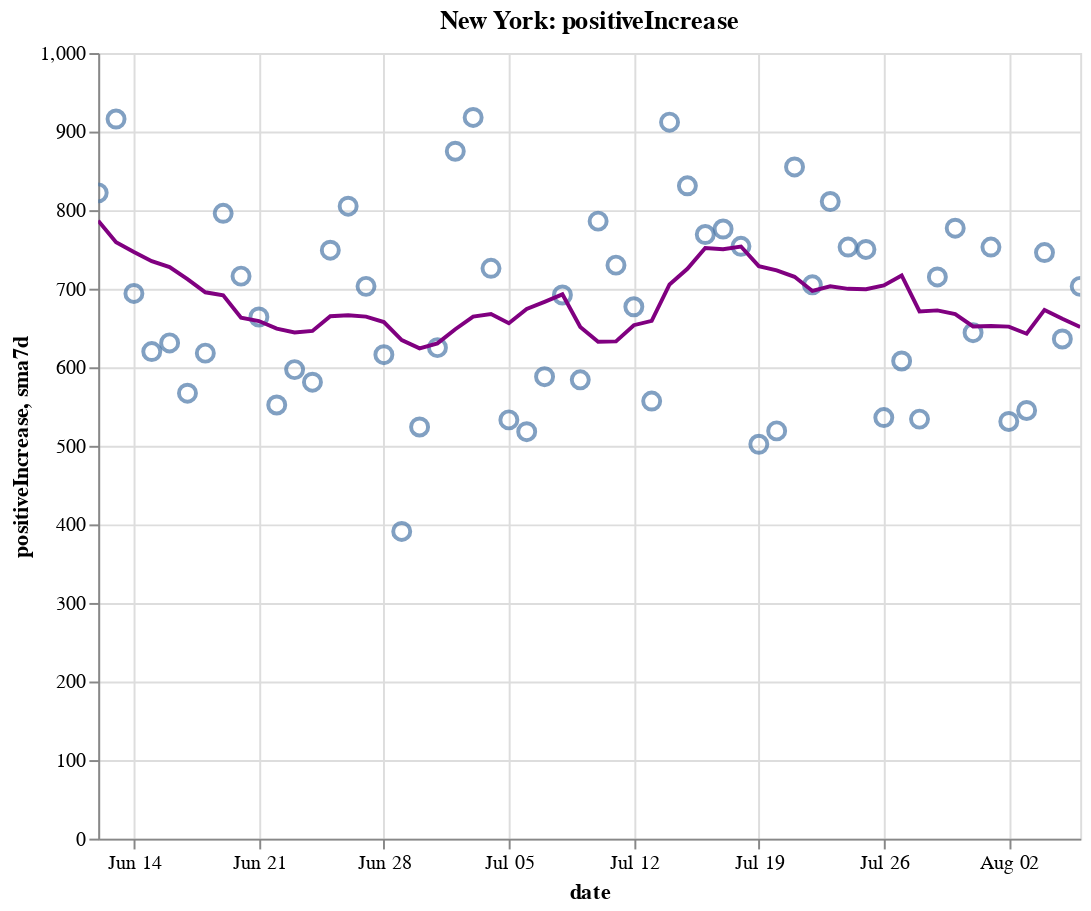

The notebook cell saved with this chart:
### Code cell
create_plot(ny, 'positiveIncrease')

### Figure 1 — Vega-Lite specification as saved in the notebook (floating-point values rounded to 4 significant figures)
{"config": {"view": {"continuousWidth": 400, "continuousHeight": 300}}, "layer": [{"layer": [{"mark": {"type": "point", "size": 75}, "encoding": {"tooltip": [{"type": "temporal", "field": "date"}, {"type": "quantitative", "field": "positiveIncrease"}, {"type": "quantitative", "field": "sma7d"}], "x": {"type": "temporal", "field": "date"}, "y": {"type": "quantitative", "field": "positiveIncrease"}}, "selection": {"selector008": {"type": "interval", "bind": "scales", "encodings": ["x", "y"]}}}, {"mark": {"type": "line", "color": "purple"}, "encoding": {"x": {"type": "temporal", "field": "date"}, "y": {"type": "quantitative", "field": "sma7d"}}}]}, {"mark": {"type": "rule", "color": "#aaa"}, "encoding": {"x": {"type": "temporal", "field": "date"}}, "transform": [{"filter": {"selection": "selector007"}}]}, {"mark": "circle", "encoding": {"opacity": {"condition": {"value": 1, "selection": "selector007"}, "value": 0}, "tooltip": [{"type": "temporal", "field": "date"}, {"type": "quantitative", "field": "positiveIncrease"}, {"type": "quantitative", "field": "sma7d"}], "x": {"type": "temporal", "field": "date"}, "y": {"type": "quantitative", "field": "positiveIncrease"}}, "selection": {"selector007": {"type": "single", "encodings": ["x"], "on": "mouseover", "nearest": true, "empty": "none"}}}, {"mark": {"type": "text", "align": "left", "dx": 5, "dy": -5, "stroke": "white", "strokeWidth": 2}, "encoding": {"text": {"type": "quantitative", "field": "positiveIncrease"}, "tooltip": [{"type": "temporal", "field": "date"}, {"type": "quantitative", "field": "positiveIncrease"}, {"type": "quantitative", "field": "sma7d"}], "x": {"type": "temporal", "field": "date"}, "y": {"type": "quantitative", "field": "positiveIncrease"}}, "transform": [{"filter": {"selection": "selector007"}}]}, {"mark": {"type": "text", "align": "left", "dx": 5, "dy": -5}, "encoding": {"text": {"type": "quantitative", "field": "positiveIncrease"}, "tooltip": [{"type": "temporal", "field": "date"}, {"type": "quantitative", "field": "positiveIncrease"}, {"type": "quantitative", "field": "sma7d"}], "x": {"type": "temporal", "field": "date"}, "y": {"type": "quantitative", "field": "positiveIncrease"}}, "transform": [{"filter": {"selection": "selector007"}}]}], "data": {"name": "data-856bbd1c3ee759464fcbfa39eb2f1e43"}, "height": 400, "title": "New York: positiveIncrease", "width": 500, "$schema": "https://vega.github.io/schema/vega-lite/v4.8.1.json", "datasets": {"data-856bbd1c3ee759464fcbfa39eb2f1e43": [{"date": "2020-06-12T00:00:00", "totalTestResultsIncrease": 72400.0, "positiveIncrease": 822.0, "death": 24500.0, "deathIncrease": 53.0, "positiveRate": 0.011, "state": "New York", "sma7d": 786.6}, {"date": "2020-06-13T00:00:00", "totalTestResultsIncrease": 70840.0, "positiveIncrease": 916.0, "death": 24530.0, "deathIncrease": 32.0, "positiveRate": 0.013, "state": "New York", "sma7d": 759.1}, {"date": "2020-06-14T00:00:00", "totalTestResultsIncrease": 62360.0, "positiveIncrease": 694.0, "death": 24550.0, "deathIncrease": 24.0, "positiveRate": 0.011, "state": "New York", "sma7d": 746.7}, {"date": "2020-06-15T00:00:00", "totalTestResultsIncrease": 56610.0, "positiveIncrease": 620.0, "death": 24580.0, "deathIncrease": 28.0, "positiveRate": 0.011, "state": "New York", "sma7d": 735.0}, {"date": "2020-06-16T00:00:00", "totalTestResultsIncrease": 60570.0, "positiveIncrease": 631.0, "death": 24610.0, "deathIncrease": 29.0, "positiveRate": 0.01, "state": "New York", "sma7d": 727.6}, {"date": "2020-06-17T00:00:00", "totalTestResultsIncrease": 59340.0, "positiveIncrease": 567.0, "death": 24630.0, "deathIncrease": 21.0, "positiveRate": 0.01, "state": "New York", "sma7d": 712.3}, {"date": "2020-06-18T00:00:00", "totalTestResultsIncrease": 68540.0, "positiveIncrease": 618.0, "death": 24660.0, "deathIncrease": 32.0, "positiveRate": 0.009, "state": "New York", "sma7d": 695.4}, {"date": "2020-06-19T00:00:00", "totalTestResultsIncrease": 79300.0, "positiveIncrease": 796.0, "death": 24690.0, "deathIncrease": 25.0, "positiveRate": 0.01, "state": "New York", "sma7d": 691.7}, {"date": "2020-06-20T00:00:00", "totalTestResultsIncrease": 68830.0, "positiveIncrease": 716.0, "death": 24710.0, "deathIncrease": 24.0, "positiveRate": 0.01, "state": "New York", "sma7d": 663.1}, {"date": "2020-06-21T00:00:00", "totalTestResultsIncrease": 67530.0, "positiveIncrease": 664.0, "death": 24720.0, "deathIncrease": 15.0, "positiveRate": 0.01, "state": "New York", "sma7d": 658.9}, {"date": "2020-06-22T00:00:00", "totalTestResultsIncrease": 56780.0, "positiveIncrease": 552.0, "death": 24740.0, "deathIncrease": 14.0, "positiveRate": 0.01, "state": "New York", "sma7d": 649.1}, {"date": "2020-06-23T00:00:00", "totalTestResultsIncrease": 48710.0, "positiveIncrease": 597.0, "death": 24770.0, "deathIncrease": 27.0, "positiveRate": 0.012, "state": "New York", "sma7d": 644.3}, {"date": "2020-06-24T00:00:00", "totalTestResultsIncrease": 51140.0, "positiveIncrease": 581.0, "death": 24780.0, "deathIncrease": 16.0, "positiveRate": 0.011, "state": "New York", "sma7d": 646.3}, {"date": "2020-06-25T00:00:00", "totalTestResultsIncrease": 67640.0, "positiveIncrease": 749.0, "death": 24800.0, "deathIncrease": 18.0, "positiveRate": 0.011, "state": "New York", "sma7d": 665.0}, {"date": "2020-06-26T00:00:00", "totalTestResultsIncrease": 61720.0, "positiveIncrease": 805.0, "death": 24810.0, "deathIncrease": 14.0, "positiveRate": 0.013, "state": "New York", "sma7d": 666.3}, {"date": "2020-06-27T00:00:00", "totalTestResultsIncrease": 73260.0, "positiveIncrease": 703.0, "death": 24830.0, "deathIncrease": 16.0, "positiveRate": 0.01, "state": "New York", "sma7d": 664.4}, {"date": "2020-06-28T00:00:00", "totalTestResultsIncrease": 61910.0, "positiveIncrease": 616.0, "death": 24840.0, "deathIncrease": 5.0, "positiveRate": 0.01, "state": "New York", "sma7d": 657.6}, {"date": "2020-06-29T00:00:00", "totalTestResultsIncrease": 46430.0, "positiveIncrease": 391.0, "death": 24840.0, "deathIncrease": 7.0, "positiveRate": 0.008, "state": "New York", "sma7d": 634.6}, {"date": "2020-06-30T00:00:00", "totalTestResultsIncrease": 52020.0, "positiveIncrease": 524.0, "death": 24860.0, "deathIncrease": 13.0, "positiveRate": 0.01, "state": "New York", "sma7d": 624.1}, {"date": "2020-07-01T00:00:00", "totalTestResultsIncrease": 56710.0, "positiveIncrease": 625.0, "death": 24870.0, "deathIncrease": 11.0, "positiveRate": 0.011, "state": "New York", "sma7d": 630.4}, {"date": "2020-07-02T00:00:00", "totalTestResultsIncrease": 69940.0, "positiveIncrease": 875.0, "death": 24880.0, "deathIncrease": 11.0, "positiveRate": 0.013, "state": "New York", "sma7d": 648.4}, {"date": "2020-07-03T00:00:00", "totalTestResultsIncrease": 66390.0, "positiveIncrease": 918.0, "death": 24880.0, "deathIncrease": 8.0, "positiveRate": 0.014, "state": "New York", "sma7d": 664.6}, {"date": "2020-07-04T00:00:00", "totalTestResultsIncrease": 62400.0, "positiveIncrease": 726.0, "death": 24900.0, "deathIncrease": 11.0, "positiveRate": 0.012, "state": "New York", "sma7d": 667.9}, {"date": "2020-07-05T00:00:00", "totalTestResultsIncrease": 63420.0, "positiveIncrease": 533.0, "death": 24900.0, "deathIncrease": 8.0, "positiveRate": 0.008, "state": "New York", "sma7d": 656.0}, {"date": "2020-07-06T00:00:00", "totalTestResultsIncrease": 54330.0, "positiveIncrease": 518.0, "death": 24910.0, "deathIncrease": 9.0, "positiveRate": 0.01, "state": "New York", "sma7d": 674.1}, {"date": "2020-07-07T00:00:00", "totalTestResultsIncrease": 56740.0, "positiveIncrease": 588.0, "death": 24920.0, "deathIncrease": 11.0, "positiveRate": 0.01, "state": "New York", "sma7d": 683.3}, {"date": "2020-07-08T00:00:00", "totalTestResultsIncrease": 57580.0, "positiveIncrease": 692.0, "death": 24940.0, "deathIncrease": 20.0, "positiveRate": 0.012, "state": "New York", "sma7d": 692.9}, {"date": "2020-07-09T00:00:00", "totalTestResultsIncrease": 65560.0, "positiveIncrease": 584.0, "death": 24960.0, "deathIncrease": 15.0, "positiveRate": 0.009, "state": "New York", "sma7d": 651.3}, {"date": "2020-07-10T00:00:00", "totalTestResultsIncrease": 73560.0, "positiveIncrease": 786.0, "death": 24970.0, "deathIncrease": 9.0, "positiveRate": 0.011, "state": "New York", "sma7d": 632.4}, {"date": "2020-07-11T00:00:00", "totalTestResultsIncrease": 69200.0, "positiveIncrease": 730.0, "death": 24970.0, "deathIncrease": 6.0, "positiveRate": 0.011, "state": "New York", "sma7d": 633.0}, {"date": "2020-07-12T00:00:00", "totalTestResultsIncrease": 62420.0, "positiveIncrease": 677.0, "death": 24980.0, "deathIncrease": 5.0, "positiveRate": 0.011, "state": "New York", "sma7d": 653.6}, {"date": "2020-07-13T00:00:00", "totalTestResultsIncrease": 51690.0, "positiveIncrease": 557.0, "death": 24990.0, "deathIncrease": 10.0, "positiveRate": 0.011, "state": "New York", "sma7d": 659.1}, {"date": "2020-07-14T00:00:00", "totalTestResultsIncrease": 60040.0, "positiveIncrease": 912.0, "death": 24990.0, "deathIncrease": 5.0, "positiveRate": 0.015, "state": "New York", "sma7d": 705.4}, {"date": "2020-07-15T00:00:00", "totalTestResultsIncrease": 63600.0, "positiveIncrease": 831.0, "death": 25000.0, "deathIncrease": 9.0, "positiveRate": 0.013, "state": "New York", "sma7d": 725.3}, {"date": "2020-07-16T00:00:00", "totalTestResultsIncrease": 72680.0, "positiveIncrease": 769.0, "death": 25010.0, "deathIncrease": 11.0, "positiveRate": 0.011, "state": "New York", "sma7d": 751.7}, {"date": "2020-07-17T00:00:00", "totalTestResultsIncrease": 78240.0, "positiveIncrease": 776.0, "death": 25020.0, "deathIncrease": 10.0, "positiveRate": 0.01, "state": "New York", "sma7d": 750.3}, {"date": "2020-07-18T00:00:00", "totalTestResultsIncrease": 69820.0, "positiveIncrease": 754.0, "death": 25040.0, "deathIncrease": 11.0, "positiveRate": 0.011, "state": "New York", "sma7d": 753.7}, {"date": "2020-07-19T00:00:00", "totalTestResultsIncrease": 46200.0, "positiveIncrease": 502.0, "death": 25050.0, "deathIncrease": 13.0, "positiveRate": 0.011, "state": "New York", "sma7d": 728.7}, {"date": "2020-07-20T00:00:00", "totalTestResultsIncrease": 49340.0, "positiveIncrease": 519.0, "death": 25060.0, "deathIncrease": 8.0, "positiveRate": 0.011, "state": "New York", "sma7d": 723.3}, {"date": "2020-07-21T00:00:00", "totalTestResultsIncrease": 66170.0, "positiveIncrease": 855.0, "death": 25060.0, "deathIncrease": 2.0, "positiveRate": 0.013, "state": "New York", "sma7d": 715.1}, {"date": "2020-07-22T00:00:00", "totalTestResultsIncrease": 67660.0, "positiveIncrease": 705.0, "death": 25070.0, "deathIncrease": 10.0, "positiveRate": 0.01, "state": "New York", "sma7d": 697.1}, {"date": "2020-07-23T00:00:00", "totalTestResultsIncrease": 69700.0, "positiveIncrease": 811.0, "death": 25080.0, "deathIncrease": 13.0, "positiveRate": 0.012, "state": "New York", "sma7d": 703.1}, {"date": "2020-07-24T00:00:00", "totalTestResultsIncrease": 76510.0, "positiveIncrease": 753.0, "death": 25090.0, "deathIncrease": 9.0, "positiveRate": 0.01, "state": "New York", "sma7d": 699.9}, {"date": "2020-07-25T00:00:00", "totalTestResultsIncrease": 71470.0, "positiveIncrease": 750.0, "death": 25100.0, "deathIncrease": 13.0, "positiveRate": 0.01, "state": "New York", "sma7d": 699.3}, {"date": "2020-07-26T00:00:00", "totalTestResultsIncrease": 53570.0, "positiveIncrease": 536.0, "death": 25110.0, "deathIncrease": 3.0, "positiveRate": 0.01, "state": "New York", "sma7d": 704.1}, {"date": "2020-07-27T00:00:00", "totalTestResultsIncrease": 57270.0, "positiveIncrease": 608.0, "death": 25120.0, "deathIncrease": 11.0, "positiveRate": 0.011, "state": "New York", "sma7d": 716.9}, {"date": "2020-07-28T00:00:00", "totalTestResultsIncrease": 57400.0, "positiveIncrease": 534.0, "death": 25130.0, "deathIncrease": 9.0, "positiveRate": 0.009, "state": "New York", "sma7d": 671.0}, {"date": "2020-07-29T00:00:00", "totalTestResultsIncrease": 62280.0, "positiveIncrease": 715.0, "death": 25130.0, "deathIncrease": 6.0, "positiveRate": 0.011, "state": "New York", "sma7d": 672.4}, {"date": "2020-07-30T00:00:00", "totalTestResultsIncrease": 73550.0, "positiveIncrease": 777.0, "death": 25140.0, "deathIncrease": 13.0, "positiveRate": 0.011, "state": "New York", "sma7d": 667.6}, {"date": "2020-07-31T00:00:00", "totalTestResultsIncrease": 68870.0, "positiveIncrease": 644.0, "death": 25150.0, "deathIncrease": 5.0, "positiveRate": 0.009, "state": "New York", "sma7d": 652.0}, {"date": "2020-08-01T00:00:00", "totalTestResultsIncrease": 82740.0, "positiveIncrease": 753.0, "death": 25160.0, "deathIncrease": 14.0, "positiveRate": 0.009, "state": "New York", "sma7d": 652.4}, {"date": "2020-08-02T00:00:00", "totalTestResultsIncrease": 58960.0, "positiveIncrease": 531.0, "death": 25170.0, "deathIncrease": 6.0, "positiveRate": 0.009, "state": "New York", "sma7d": 651.7}, {"date": "2020-08-03T00:00:00", "totalTestResultsIncrease": 51840.0, "positiveIncrease": 545.0, "death": 25170.0, "deathIncrease": 2.0, "positiveRate": 0.011, "state": "New York", "sma7d": 642.7}, {"date": "2020-08-04T00:00:00", "totalTestResultsIncrease": 70990.0, "positiveIncrease": 746.0, "death": 25180.0, "deathIncrease": 3.0, "positiveRate": 0.011, "state": "New York", "sma7d": 673.0}, {"date": "2020-08-05T00:00:00", "totalTestResultsIncrease": 72670.0, "positiveIncrease": 636.0, "death": 25180.0, "deathIncrease": 4.0, "positiveRate": 0.009, "state": "New York", "sma7d": 661.7}, {"date": "2020-08-06T00:00:00", "totalTestResultsIncrease": 72370.0, "positiveIncrease": 703.0, "death": 25180.0, "deathIncrease": 6.0, "positiveRate": 0.01, "state": "New York", "sma7d": 651.1}]}}
